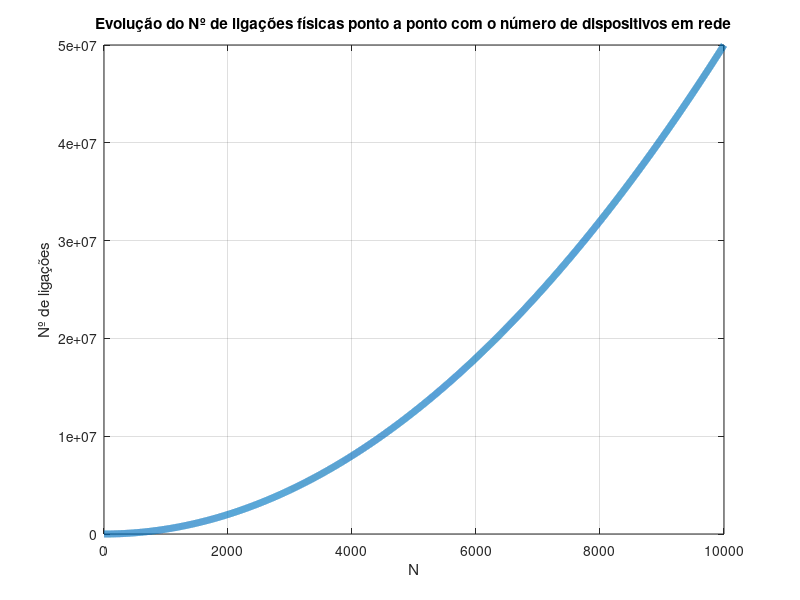

Reproduce this figure in MATLAB. (Note: this script raises an error after producing the figure.)
N = linspace(1, 1e4, 1e4);

figure('Name', 'point_to_point_links')
plot(N, (N.^2 - N)/2, 'LineWidth', 5)
title('Evolução do Nº de ligações físicas ponto a ponto com o número de dispositivos em rede')
xlabel('N'), ylabel('Nº de ligações')
grid on

saveNamedImg('./', 'png', true)

